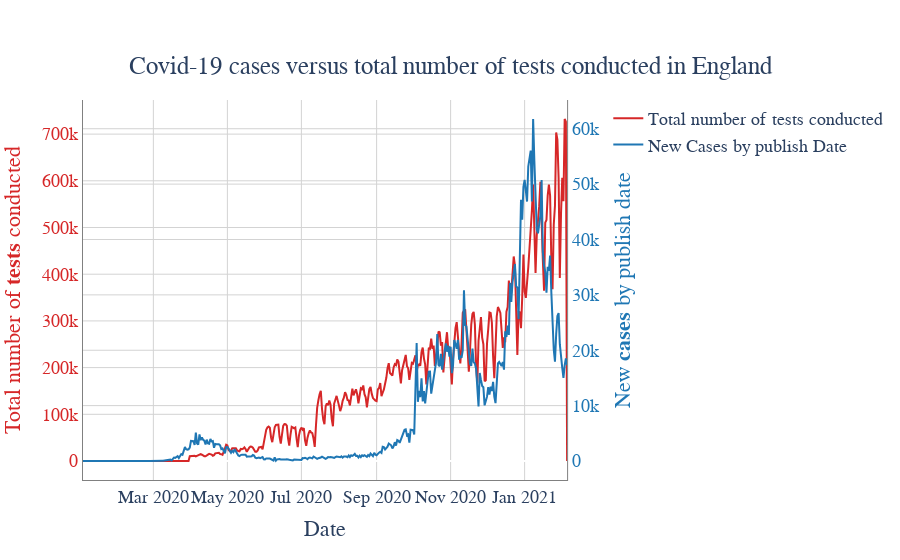

Notebook code cell kept with this figure:
### Code cell
#with secondary axis
from plotly.subplots import make_subplots

fig = make_subplots(specs=[[{"secondary_y": True}]])

fig.add_trace(go.Scatter(
    x=en['date'],
    y=en['total_tests'],
    mode='lines',
    name='Total number of tests conducted',
    line_color="#d62728"),
    secondary_y=False
    
    
)

fig.add_trace(go.Scatter(
    x=en['date'],
    y=en['newCasesByPublishDate'],
    mode='lines',
    name='New Cases by publish Date',
    line_color='#1f77b4'),
    secondary_y = 'Secondary'

)

fig.update_layout(title={'text': 'Covid-19 cases versus total number of tests conducted in England ','y':0.9,'x':0.5,'xanchor': 'center',
        'yanchor': 'top'},
                 xaxis_title='Date',
                yaxis_title='Occurences',
                font=dict(
        family="Helvetica",
        size=18,
        #color="blue"
                ),
        plot_bgcolor='rgb(255,255,255)',
                 )

fig.update_xaxes(showline=True, linewidth=1, linecolor='grey', gridcolor='lightgrey')
fig.update_yaxes(showline=True, linewidth=1, linecolor='grey', gridcolor='lightgrey')
fig.update_yaxes(
        title_text="Total number of <b>tests</b> conducted", 
        titlefont=dict(
            color="#d62728"
        ),
        tickfont=dict(
            color="#d62728"
        ),
        secondary_y=False)
fig.update_yaxes(
        title_text="New <b>cases</b> by publish date",
        titlefont=dict(
            color="#1f77b4"
        ),
        tickfont=dict(
            color="#1f77b4"
        ),
        
        secondary_y=True)

iplot(fig)

### Figure 1 — Plotly figure (JSON) as saved in the notebook; plotly's stock layout.template omitted (floating-point values rounded to 4 significant figures; data arrays with more than 128 entries replaced by an {"elided": "..."} marker saying what was removed)
{"data": [{"line": {"color": "#d62728"}, "mode": "lines", "name": "Total number of tests conducted", "type": "scatter", "x": {"elided": "400 str values"}, "xaxis": "x", "y": {"elided": "400 int values"}, "yaxis": "y"}, {"line": {"color": "#1f77b4"}, "mode": "lines", "name": "New Cases by publish Date", "type": "scatter", "x": {"elided": "400 str values"}, "xaxis": "x", "y": {"elided": "400 int values"}, "yaxis": "y2"}], "layout": {"autosize": true, "font": {"family": "Helvetica", "size": 18}, "plot_bgcolor": "rgb(255,255,255)", "title": {"text": "Covid-19 cases versus total number of tests conducted in England ", "x": 0.5, "xanchor": "center", "y": 0.9, "yanchor": "top"}, "xaxis": {"anchor": "y", "autorange": true, "domain": [0, 0.94], "gridcolor": "lightgrey", "linecolor": "grey", "linewidth": 1, "range": ["2020-01-03", "2021-02-05"], "showline": true, "title": {"text": "Date"}, "type": "date"}, "yaxis": {"anchor": "x", "autorange": true, "domain": [0, 1], "gridcolor": "lightgrey", "linecolor": "grey", "linewidth": 1, "range": [-40690.0, 773100.0], "showline": true, "tickfont": {"color": "#d62728"}, "title": {"font": {"color": "#d62728"}, "text": "Total number of <b>tests</b> conducted"}, "type": "linear"}, "yaxis2": {"anchor": "x", "autorange": true, "gridcolor": "lightgrey", "linecolor": "grey", "linewidth": 1, "overlaying": "y", "range": [-3431.0, 65190.0], "showline": true, "side": "right", "tickfont": {"color": "#1f77b4"}, "title": {"font": {"color": "#1f77b4"}, "text": "New <b>cases</b> by publish date"}, "type": "linear"}}}
